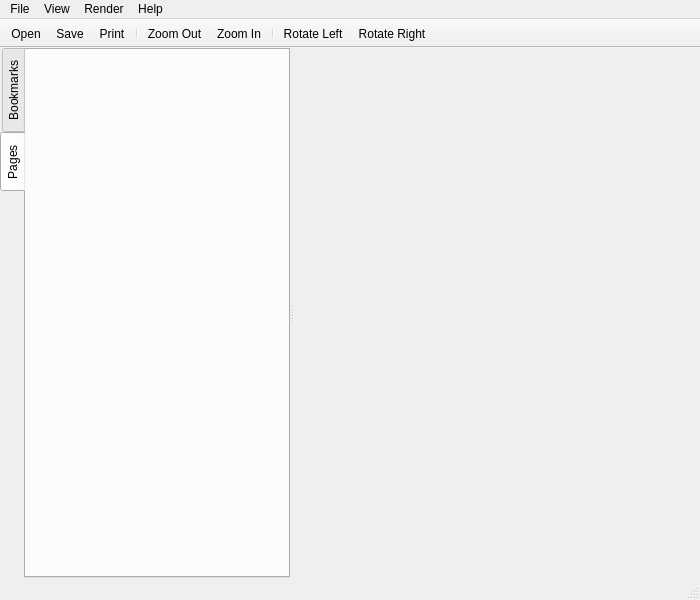
<?xml version="1.0" encoding="UTF-8"?>
<ui version="4.0">
 <class>MainWindow</class>
 <widget class="QMainWindow" name="MainWindow">
  <property name="geometry">
   <rect>
    <x>0</x>
    <y>0</y>
    <width>700</width>
    <height>600</height>
   </rect>
  </property>
  <property name="windowTitle">
   <string>PDF Viewer</string>
  </property>
  <property name="unifiedTitleAndToolBarOnMac">
   <bool>true</bool>
  </property>
  <widget class="QWidget" name="centralWidget">
   <layout class="QVBoxLayout" name="verticalLayout">
    <property name="spacing">
     <number>0</number>
    </property>
    <property name="leftMargin">
     <number>0</number>
    </property>
    <property name="topMargin">
     <number>0</number>
    </property>
    <property name="rightMargin">
     <number>0</number>
    </property>
    <property name="bottomMargin">
     <number>0</number>
    </property>
    <item>
     <widget class="QWidget" name="widget" native="true">
      <layout class="QVBoxLayout" name="verticalLayout_2">
       <property name="spacing">
        <number>0</number>
       </property>
       <property name="leftMargin">
        <number>0</number>
       </property>
       <property name="topMargin">
        <number>0</number>
       </property>
       <property name="rightMargin">
        <number>0</number>
       </property>
       <property name="bottomMargin">
        <number>0</number>
       </property>
       <item>
        <widget class="QSplitter" name="splitter">
         <property name="orientation">
          <enum>Qt::Horizontal</enum>
         </property>
         <widget class="QTabWidget" name="tabWidget">
          <property name="sizePolicy">
           <sizepolicy hsizetype="Preferred" vsizetype="Expanding">
            <horstretch>0</horstretch>
            <verstretch>0</verstretch>
           </sizepolicy>
          </property>
          <property name="maximumSize">
           <size>
            <width>16777215</width>
            <height>16777215</height>
           </size>
          </property>
          <property name="tabPosition">
           <enum>QTabWidget::West</enum>
          </property>
          <property name="currentIndex">
           <number>1</number>
          </property>
          <property name="documentMode">
           <bool>false</bool>
          </property>
          <widget class="QWidget" name="bookmarkTab">
           <attribute name="title">
            <string>Bookmarks</string>
           </attribute>
           <layout class="QVBoxLayout" name="verticalLayout_3">
            <property name="spacing">
             <number>0</number>
            </property>
            <property name="leftMargin">
             <number>2</number>
            </property>
            <property name="topMargin">
             <number>2</number>
            </property>
            <property name="rightMargin">
             <number>2</number>
            </property>
            <property name="bottomMargin">
             <number>2</number>
            </property>
            <item>
             <widget class="QTreeView" name="bookmarkView">
              <property name="sizePolicy">
               <sizepolicy hsizetype="Preferred" vsizetype="Expanding">
                <horstretch>0</horstretch>
                <verstretch>0</verstretch>
               </sizepolicy>
              </property>
              <property name="headerHidden">
               <bool>true</bool>
              </property>
             </widget>
            </item>
           </layout>
          </widget>
          <widget class="QWidget" name="pagesTab">
           <attribute name="title">
            <string>Pages</string>
           </attribute>
           <layout class="QVBoxLayout" name="verticalLayout_4">
            <item>
             <widget class="Thumbnails" name="pagesView" native="true">
              <property name="enabled">
               <bool>true</bool>
              </property>
              <property name="sizePolicy">
               <sizepolicy hsizetype="Preferred" vsizetype="Expanding">
                <horstretch>0</horstretch>
                <verstretch>0</verstretch>
               </sizepolicy>
              </property>
              <property name="focusPolicy">
               <enum>Qt::StrongFocus</enum>
              </property>
             </widget>
            </item>
           </layout>
          </widget>
         </widget>
         <widget class="QPdfView" name="pdfView" native="true">
          <property name="sizePolicy">
           <sizepolicy hsizetype="Expanding" vsizetype="Expanding">
            <horstretch>10</horstretch>
            <verstretch>0</verstretch>
           </sizepolicy>
          </property>
         </widget>
        </widget>
       </item>
      </layout>
     </widget>
    </item>
   </layout>
  </widget>
  <widget class="QMenuBar" name="menuBar">
   <property name="geometry">
    <rect>
     <x>0</x>
     <y>0</y>
     <width>700</width>
     <height>26</height>
    </rect>
   </property>
   <widget class="QMenu" name="menuFile">
    <property name="title">
     <string>File</string>
    </property>
    <addaction name="actionOpen"/>
    <addaction name="actionClose"/>
    <addaction name="actionSave"/>
    <addaction name="actionPrint"/>
    <addaction name="actionQuit"/>
   </widget>
   <widget class="QMenu" name="menuHelp">
    <property name="title">
     <string>Help</string>
    </property>
    <addaction name="actionAbout"/>
    <addaction name="actionAbout_Qt"/>
   </widget>
   <widget class="QMenu" name="menuView">
    <property name="title">
     <string>View</string>
    </property>
    <addaction name="actionZoom_In"/>
    <addaction name="actionZoom_Out"/>
    <addaction name="actionPrevious_Page"/>
    <addaction name="actionNext_Page"/>
    <addaction name="separator"/>
    <addaction name="actionContinuous"/>
    <addaction name="separator"/>
    <addaction name="actionRotateLeft"/>
    <addaction name="actionRotateRight"/>
   </widget>
   <widget class="QMenu" name="menuRender">
    <property name="title">
     <string>Render</string>
    </property>
    <addaction name="actionAnnotations"/>
    <addaction name="actionOptimiziedForLcd"/>
    <addaction name="actionGrayscale"/>
    <addaction name="actionForceHalftone"/>
    <addaction name="actionTextAliased"/>
    <addaction name="actionImageAliased"/>
    <addaction name="actionPathAliased"/>
   </widget>
   <addaction name="menuFile"/>
   <addaction name="menuView"/>
   <addaction name="menuRender"/>
   <addaction name="menuHelp"/>
  </widget>
  <widget class="QToolBar" name="mainToolBar">
   <property name="movable">
    <bool>false</bool>
   </property>
   <property name="floatable">
    <bool>false</bool>
   </property>
   <attribute name="toolBarArea">
    <enum>TopToolBarArea</enum>
   </attribute>
   <attribute name="toolBarBreak">
    <bool>false</bool>
   </attribute>
   <addaction name="actionOpen"/>
   <addaction name="actionSave"/>
   <addaction name="actionPrint"/>
   <addaction name="separator"/>
   <addaction name="actionZoom_Out"/>
   <addaction name="actionZoom_In"/>
   <addaction name="separator"/>
   <addaction name="actionRotateLeft"/>
   <addaction name="actionRotateRight"/>
  </widget>
  <widget class="QStatusBar" name="statusBar"/>
  <action name="actionOpen">
   <property name="icon">
    <iconset resource="resources.qrc">
     <normaloff>:/icons/images/fileopen.png</normaloff>:/icons/images/fileopen.png</iconset>
   </property>
   <property name="text">
    <string>Open...</string>
   </property>
   <property name="shortcut">
    <string>Ctrl+O</string>
   </property>
  </action>
  <action name="actionQuit">
   <property name="text">
    <string>Quit</string>
   </property>
   <property name="shortcut">
    <string>Ctrl+Q</string>
   </property>
  </action>
  <action name="actionAbout">
   <property name="text">
    <string>About</string>
   </property>
  </action>
  <action name="actionAbout_Qt">
   <property name="text">
    <string>About Qt</string>
   </property>
  </action>
  <action name="actionZoom_In">
   <property name="icon">
    <iconset resource="resources.qrc">
     <normaloff>:/icons/images/zoom-in-24.png</normaloff>:/icons/images/zoom-in-24.png</iconset>
   </property>
   <property name="text">
    <string>Zoom In</string>
   </property>
   <property name="shortcut">
    <string>Ctrl++</string>
   </property>
  </action>
  <action name="actionZoom_Out">
   <property name="icon">
    <iconset resource="resources.qrc">
     <normaloff>:/icons/images/zoom-out-24.png</normaloff>:/icons/images/zoom-out-24.png</iconset>
   </property>
   <property name="text">
    <string>Zoom Out</string>
   </property>
   <property name="shortcut">
    <string>Ctrl+-</string>
   </property>
  </action>
  <action name="actionPrevious_Page">
   <property name="icon">
    <iconset resource="resources.qrc">
     <normaloff>:/icons/images/go-previous-24.png</normaloff>:/icons/images/go-previous-24.png</iconset>
   </property>
   <property name="text">
    <string>Previous Page</string>
   </property>
   <property name="shortcut">
    <string>PgUp</string>
   </property>
  </action>
  <action name="actionNext_Page">
   <property name="icon">
    <iconset resource="resources.qrc">
     <normaloff>:/icons/images/go-next-24.png</normaloff>:/icons/images/go-next-24.png</iconset>
   </property>
   <property name="text">
    <string>Next Page</string>
   </property>
   <property name="shortcut">
    <string>PgDown</string>
   </property>
  </action>
  <action name="actionContinuous">
   <property name="checkable">
    <bool>true</bool>
   </property>
   <property name="text">
    <string>Continuous</string>
   </property>
  </action>
  <action name="actionPrint">
   <property name="icon">
    <iconset resource="resources.qrc">
     <normaloff>:/icons/images/printer.png</normaloff>:/icons/images/printer.png</iconset>
   </property>
   <property name="text">
    <string>Print</string>
   </property>
   <property name="toolTip">
    <string>Print</string>
   </property>
   <property name="shortcut">
    <string>Ctrl+P</string>
   </property>
  </action>
  <action name="actionRotateLeft">
   <property name="icon">
    <iconset resource="resources.qrc">
     <normaloff>:/icons/images/left.png</normaloff>:/icons/images/left.png</iconset>
   </property>
   <property name="text">
    <string>Rotate Left</string>
   </property>
   <property name="toolTip">
    <string>Rotate Left</string>
   </property>
  </action>
  <action name="actionRotateRight">
   <property name="icon">
    <iconset resource="resources.qrc">
     <normaloff>:/icons/images/right.png</normaloff>:/icons/images/right.png</iconset>
   </property>
   <property name="text">
    <string>Rotate Right</string>
   </property>
   <property name="toolTip">
    <string>Rotate Right</string>
   </property>
  </action>
  <action name="actionAnnotations">
   <property name="checkable">
    <bool>true</bool>
   </property>
   <property name="text">
    <string>Annotations</string>
   </property>
  </action>
  <action name="actionOptimiziedForLcd">
   <property name="checkable">
    <bool>true</bool>
   </property>
   <property name="text">
    <string>Optimizied For Lcd</string>
   </property>
   <property name="toolTip">
    <string>Optimizied For Lcd</string>
   </property>
  </action>
  <action name="actionGrayscale">
   <property name="checkable">
    <bool>true</bool>
   </property>
   <property name="text">
    <string>Grayscale</string>
   </property>
  </action>
  <action name="actionForceHalftone">
   <property name="checkable">
    <bool>true</bool>
   </property>
   <property name="text">
    <string>Force Halftone</string>
   </property>
   <property name="toolTip">
    <string>Force Halftone</string>
   </property>
  </action>
  <action name="actionTextAliased">
   <property name="checkable">
    <bool>true</bool>
   </property>
   <property name="text">
    <string>Text Aliased</string>
   </property>
   <property name="toolTip">
    <string>Text Aliased</string>
   </property>
  </action>
  <action name="actionImageAliased">
   <property name="checkable">
    <bool>true</bool>
   </property>
   <property name="text">
    <string>Image Aliased</string>
   </property>
   <property name="toolTip">
    <string>Image Aliased</string>
   </property>
  </action>
  <action name="actionPathAliased">
   <property name="checkable">
    <bool>true</bool>
   </property>
   <property name="text">
    <string>Path Aliased</string>
   </property>
   <property name="toolTip">
    <string>Path Aliased</string>
   </property>
  </action>
  <action name="actionSave">
   <property name="icon">
    <iconset resource="resources.qrc">
     <normaloff>:/icons/images/save.png</normaloff>:/icons/images/save.png</iconset>
   </property>
   <property name="text">
    <string>Save</string>
   </property>
   <property name="toolTip">
    <string>Save</string>
   </property>
   <property name="shortcut">
    <string>Ctrl+S</string>
   </property>
  </action>
  <action name="actionClose">
   <property name="text">
    <string>Close</string>
   </property>
   <property name="toolTip">
    <string>Close Document</string>
   </property>
  </action>
 </widget>
 <layoutdefault spacing="6" margin="11"/>
 <customwidgets>
  <customwidget>
   <class>QPdfView</class>
   <extends>QWidget</extends>
   <header location="global">qpdfview.h</header>
   <container>1</container>
  </customwidget>
  <customwidget>
   <class>Thumbnails</class>
   <extends>QWidget</extends>
   <header>thumbnails.h</header>
   <container>1</container>
  </customwidget>
 </customwidgets>
 <resources>
  <include location="resources.qrc"/>
  <include location="resources.qrc"/>
 </resources>
 <connections/>
</ui>
